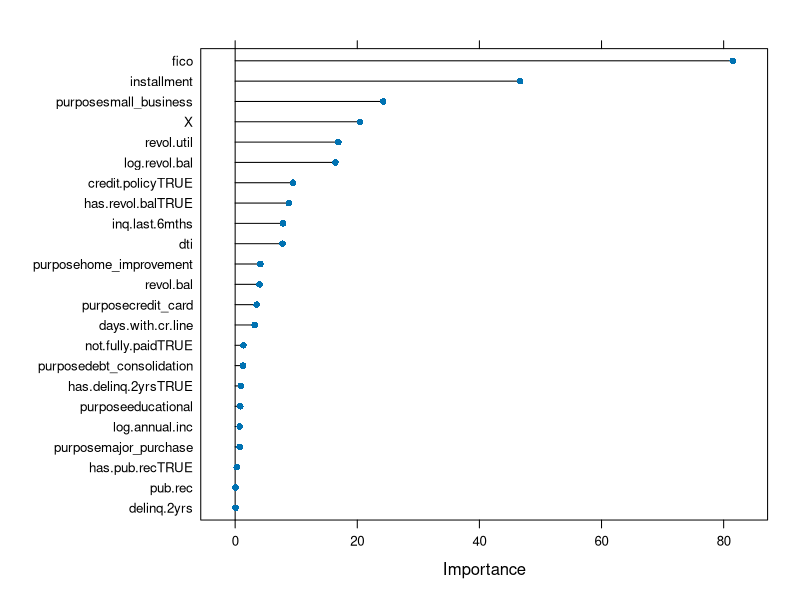
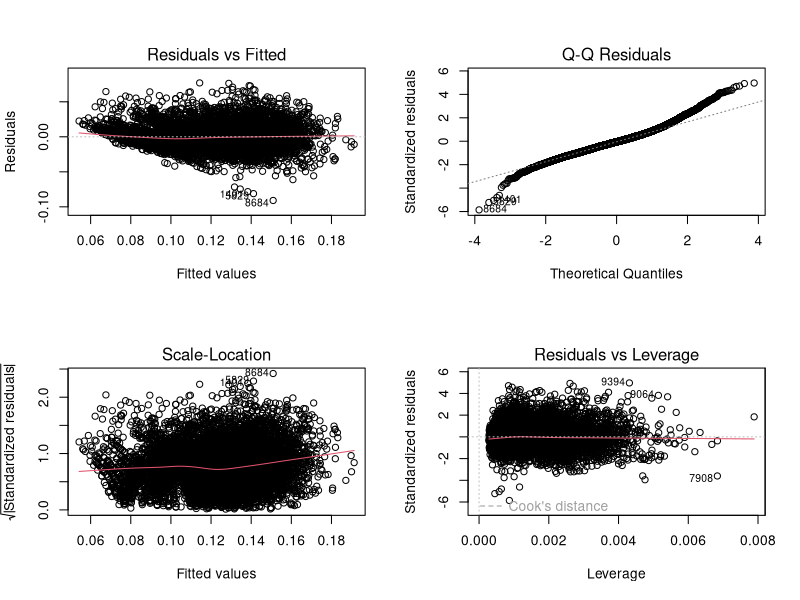
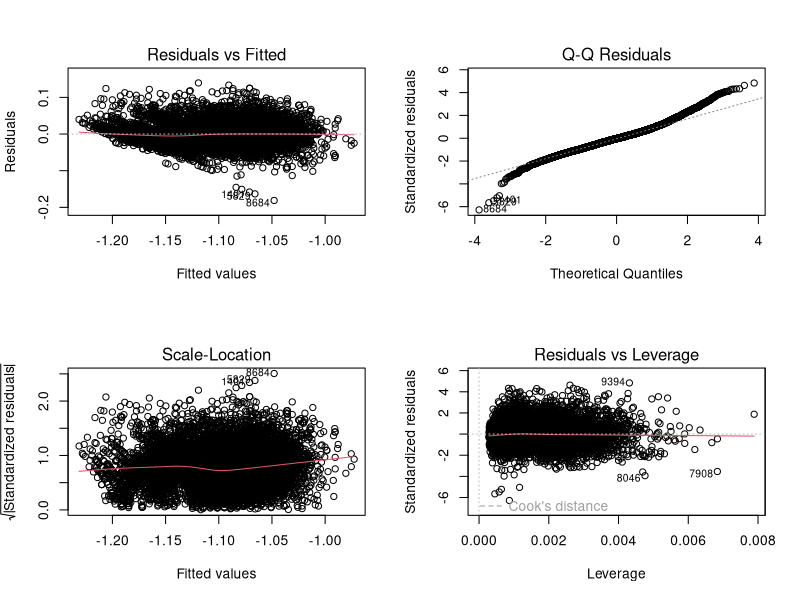

Write R code to recreate these figures, in order.
## ---- chunk 1
knitr::opts_chunk$set(echo = TRUE)
## ---- chunk 2
loans <- read.csv("without na.csv")
head(loans)
summary(loans)
str(loans)
library(car)
## ---- chunk 3
set.seed(7)
# load the library
library(mlbench)
library(caret)
# load the dataset
# prepare training scheme
control <- trainControl(method="repeatedcv", number=10, repeats=3)
# train the model
class(loans$not.fully.paid)
model <- train(int.rate~., data=loans, method="lm", preProcess="scale", trControl=control)
# estimate variable importance
importance <- varImp(model, scale=FALSE)
# summarize importance
print(importance)
# plot importance
plot(importance)
#names(getModelInfo())
## ---- chunk 4
model <- lm(int.rate ~ fico+installment+purpose+revol.util+log.revol.bal+credit.policy+log.annual.inc, data = loans)
summary(model)
## ---- chunk 5
model$coefficients
model$call
## ---- chunk 6
coef(model)
confint(model)
## ---- chunk 7
library("broom")

tidyfinal <-  tidy(model)
tidyfinal

Model_Summary <- augment(model)
str(Model_Summary)
head(Model_Summary)
## ---- chunk 8
par(mfrow=c(2,2))
plot(model)
## ---- chunk 9
vif(model)
## ---- chunk 10
lmtest::bptest(model)
## ---- chunk 11
car::ncvTest(model)
## ---- chunk 12
distBCMod <- caret::BoxCoxTrans(loans$int.rate)
print(distBCMod)

## ---- chunk 13
loans <- cbind(loans, dist_new=predict(distBCMod, loans$int.rate)) 
head(loans) 
## ---- chunk 14
mod1 <- lm(dist_new ~ fico+installment+purpose+revol.util+log.revol.bal+credit.policy+log.annual.inc, data=loans)
summary(mod1)
lmtest::bptest(mod1)
## ---- chunk 15
plot(mod1)
